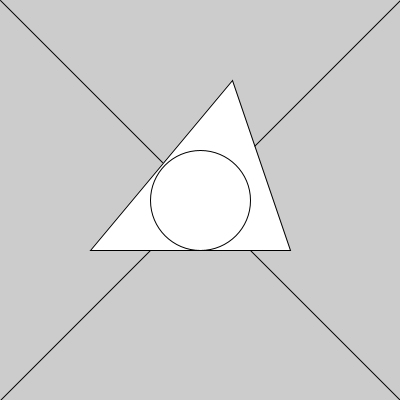
Frame 1 (no input)
Frame 60 (the mouse pressed at the canvas centre just before this capture): identical to frame 1, image omitted
Frame 120 (the mouse held since frame 60 and released just before this capture): identical to frame 1, image omitted

The Processing sketch that drew this single still picture (run headless with seeded random() and noise(); from frame 60 on, the mouse is pressed at the canvas centre):

// Processing sketch: sketch_220623a
// ── sketch_220623a.pde
void setup() {
println("Hello, World");
  size(400,400);
  
  line(400, 0, 0, 400);
  line(400, 400, 0,0);
  triangle(90, 250, 232, 80, 290, 250);
  circle(200, 200, 100);
  
}

void draw() {
  
}
